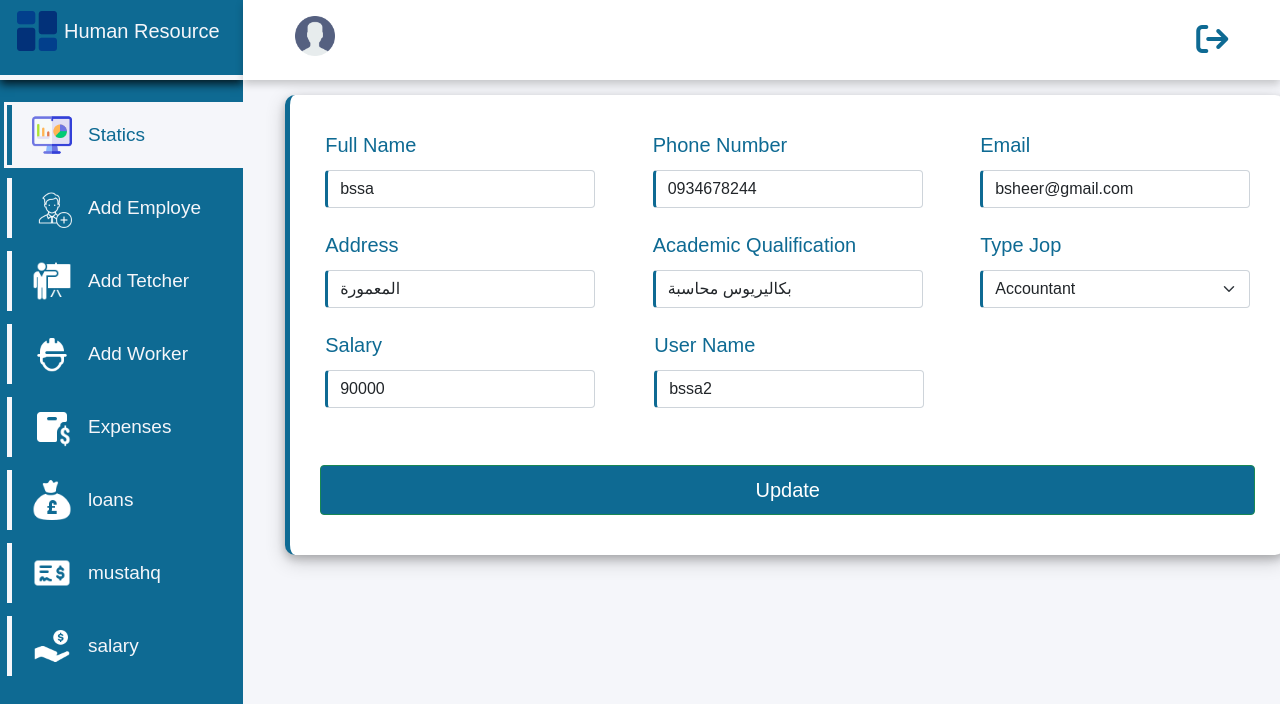
The app's page /manegment/employe_manegment/employes/edit_of_emp/display_for_edit.php?updateid=12 with its own data.
### tables this page shows
CREATE TABLE `employes` (
  `id` int(11) NOT NULL,
  `full_name` varchar(100) NOT NULL,
  `phone_number` varchar(15) NOT NULL,
  `email` varchar(50) NOT NULL,
  `address` varchar(50) NOT NULL,
  `academic_qualification` varchar(100) NOT NULL,
  `type_of_jop` varchar(40) NOT NULL,
  `salary` varchar(100) NOT NULL,
  `username` varchar(20) NOT NULL,
  `password` varchar(20) NOT NULL DEFAULT '0000',
  `date_of_add` varchar(30) NOT NULL,
  `hours` varchar(20) NOT NULL,
  `del` varchar(5) NOT NULL DEFAULT 'no',
  `take_salary` varchar(5) NOT NULL DEFAULT 'no'
);

### manegment/employe_manegment/employes/edit_of_emp/display_for_edit.php (the view, shortened to what this page needs)
<?php
include "../../../../connection/connection.php";
$name_user = $_SESSION["full_name"];
$id = $_GET["updateid"];
$show_data_input = mysqli_query($connection, "select * from employes where id = $id");
$row=mysqli_fetch_array($show_data_input);
$inp_name = $row["full_name"];
$inp_phone = $row["phone_number"];
$inp_email = $row["email"];
$inp_address = $row["address"];
$inp_academic = $row["academic_qualification"];
$inp_type = $row["type_of_jop"];
$inp_salary = $row["salary"];
$inp_username = $row["username"];
?>
<!DOCTYPE html>
<html lang="en">
<head>
    <link rel="stylesheet" href="../../../../css/all.min.css">
    <link rel="stylesheet" href="../../../../bootstrap/bootstrap.min.css">
    <link rel="stylesheet" href="../../../../css/manegment/add_tetcher.css">
</head>
<body>
<div class="side-menu">
<div class="brand-name">
<h2><img src="../../../../icons/da.png" alt="" width="50px" height="50px">Human Resource</h2>
    </div>
        <ul>
        <a href="../../statics/statics.php"><li  class="active"><img src="../../../../icons/statc1.png" alt="" width="40px" height="40px">Statics</li></a>
            <a href="../../employes/add_employe/add_emp.php"><li><img src="../../../../icons/eemp.png" alt="" width="40px" height="40px"> Add Employe </li></a>
            <a href="../../tetchers/add_tetchers/add_tetcher.php"><li><img src="../../../../icons/thh.png" alt="" width="40px" height="40px">Add Tetcher</li></a>
            <a href="../../workers/add_workers/add_worker.php"><li><img src="../../../../icons/wok1.png" alt="" width="40px" height="40px">Add Worker</li></a>
            <a href="../../expenses/expenses.php"><li><img src="../../../../icons/Expenses.png" alt="" width="40px" height="40px">Expenses</li></a>
            <a href="../../loans/loans.php"><li><img src="../../../../icons/loans.png" alt="" width="40px" height="40px">loans</li></a>
            <a href="../../mustahqat/add_mustahq.php"><li><img src="../../../../icons/mustahq.png" alt="" width="40px" height="40px">mustahq</li></a>
            <a href="../../salary/salary.php"><li><img src="../../../../icons/salary2.png" alt="" width="40px" height="40px">salary</li></a>
            </ul>
    </div>
<div class="container">
<div class="header">
    <div class="nav">
    <div>
    <h3> <a href="../account/account.php"><img src="../../../../icons/Account.png" alt="" width="40px" height="40px"></a><?php echo " " . $name_user ?></h3>
    </div>
    <div class="log">
    <a href="../../../login/login.php"><div><i class="fa-solid fa-arrow-right-from-bracket fa-2x"></i></div></a>
    </div>
    </div>
</div>
<div class="form">
<form action="" method="post">
    <div class="roww">
    <div class="form-group">
    <label for="" class="lead">Full Name</label>
        <input type="text" name="fullname" id=""  value="<?php echo $inp_name ?>" class="form-control" required>
    </div>
    <div class="form-group">
    <label for="" class="lead">Phone Number</label>
        <input type="number" name="phone" id=""  value="<?php echo $inp_phone ?>" class="form-control" required>
    </div>
    <div class="form-group">
    <label for="" class="lead">Email</label>
        <input type="email" name="email" id=""  value="<?php echo $inp_email ?>" class="form-control" required>
    </div>
    </div>
    <div class="roww">
    <div class="form-group">
    <label for="" class="lead">Address</label>
        <input type="text" name="address" id=""  value="<?php echo $inp_address ?>" class="form-control" required>
    </div>
    <div class="form-group">
    <label for="" class="lead">Academic Qualification</label>
        <input type="text" name="academicqualification" id=""  value="<?php echo $inp_academic ?>" class="form-control" required>
    </div>
    <div class="form-group">
    <label for="" class="lead">Type Jop</label>
        <select name="typeofjop" id="" class="form-select">
            <option value="<?php echo $inp_type ?>"><?php echo $inp_type ?></option>
        </select>
    </div>
    </div>
    <div class="roww">
    <div class="form-group">
    <label for="" class="lead">Salary</label>
        <input type="number" name="salary" id=""  value="<?php echo $inp_salary ?>" class="form-control" required>
    </div>
    <div class="form-group sa">
    <label for="" class="lead">User Name</label>
        <input type="text" name="username" id=""  value="<?php echo $inp_username ?>" class="form-control" required>
    </div>
    </div>
    <div class="form-group">
        <input type="submit" name="addemp" id="" value="Update" class="btn btn-success">
    </div>
</form>
</div>
</body>
</html>

### css/manegment/add_tetcher.css (style rules this page uses)
* { box-sizing: border-box; }
body { min-height: 100vh; font-family: Tahoma, Geneva, Verdana, sans-serif }
a { text-decoration: none; color: #f5f6fa; }
li { list-style: none; }
h2 { color: #f5f6fa; font-size: 20px; }
.side-menu { position: fixed; background: #0e6a93; ; width: 19vw; min-height: 100vh; display: flex; flex-direction: column; }
.side-menu .brand-name { height: 10vh; display: flex; align-items: right; padding: 2px; padding-top: 5px; margin-bottom: 25px; cursor: pointer; border-bottom:5px solid #f5f6fa; box-shadow: 0 4px 9px 0 rgba(0, 0, 0, 0.8); }
.side-menu li { font-size: 19px; padding: 10px; margin-left: -25px; margin-bottom: 13px; display: flex; align-items:center; border-left:5px solid #f5f6fa; cursor: pointer; }
.side-menu li img { margin-right: 16px; }
.side-menu .active { background: #f5f6fa; color: #0e6a93; border-left:5px solid #0e6a93; outline:3px solid #f5f6fa; }
.side-menu img { margin-left: 10px; }
.side-menu .brand-name h2 { font-size: 20px; }
.side-menu .brand-name h2 img { mix-blend-mode: multiply; margin-right: 2px; margin-top: 1px; padding-right: 5px; margin-bottom: 5px; padding: 5px; }
.container { position: absolute; right: 0; width: 81vw; height: 100vh; background-color: #f5f6fa; }
.container .header { position: fixed; top: 0; right: 0; width: 81vw; height: 10vh; background-color: white; display: flex; align-items: center; justify-content: center; box-shadow: 0 4px 8px 0 rgba(0, 0, 0, 0.2); }
.container .header .nav { width: 90%; display: flex; align-items: center; justify-content: space-between; }
.container .header .nav h3 { color: #0e6a93; font-size: 20px; margin-top: 10px; cursor: pointer; }
.container .header .nav h3 img { margin-bottom: 10px; cursor: pointer; }
.fa-solid { color: #0e6a93; }
.log { cursor: pointer; display: flex; align-items: center; justify-content: space-between; color: #0e6a93; }
.container .form { margin-top:95px; margin-left: 30px; width: 1000px; height: 460px; padding: 30px; border-left: 5px solid #0e6a93; border-radius: 10px; background-color: white; box-shadow: 0 4px 8px 0 rgba(0, 0, 0, 0.2),0 6px 20px 0 rgba(0, 0, 0, 0.19); }
.container .form .roww { display: flex; justify-content: space-between; flex-wrap:wrap; }
.form-group { margin-bottom: 12px; }
.form-control,.form-select { width: 270px; margin: 5px; border-left:3px solid #0e6a93; border-radius: none; }
.sa { margin-right: 326px; }
label { color: #0e6a93; margin: 5px; font-size: 15px; }
.btn { margin-top: 40px; width: 100%; height: 50px; font-size: 20px; background-color:#0e6a93; }

### records on screen
employes: fullname "bssa", phone "0934678244", email "bsheer@gmail.com", address "المعمورة", academicqualification "بكاليريوس محاسبة", typeofjop "Accountant", salary "90000", username "bssa2"
